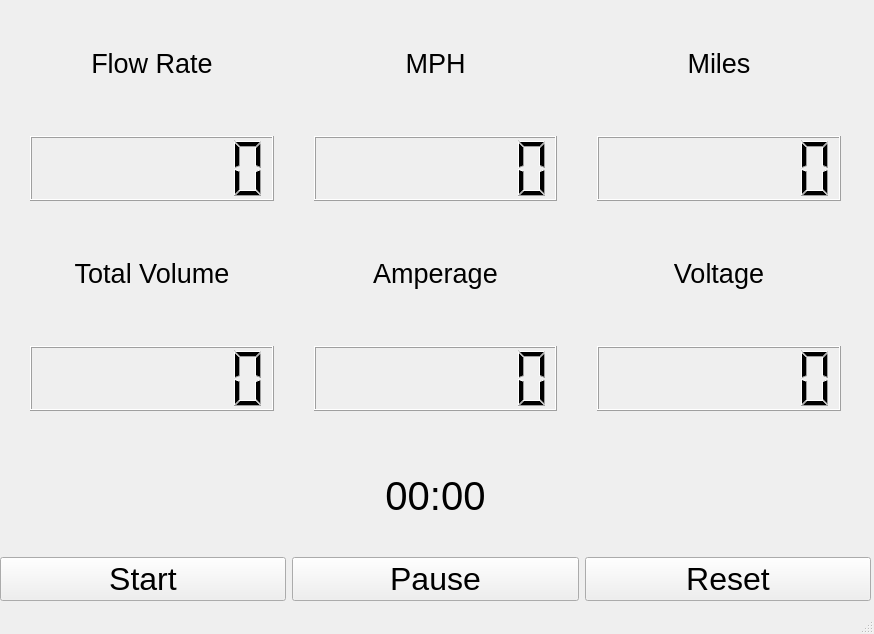
<?xml version="1.0" encoding="UTF-8"?>
<ui version="4.0">
 <class>MainWindow</class>
 <widget class="QMainWindow" name="MainWindow">
  <property name="geometry">
   <rect>
    <x>0</x>
    <y>0</y>
    <width>874</width>
    <height>634</height>
   </rect>
  </property>
  <property name="windowTitle">
   <string>MainWindow</string>
  </property>
  <widget class="QWidget" name="centralwidget">
   <widget class="QWidget" name="gridLayoutWidget">
    <property name="geometry">
     <rect>
      <x>0</x>
      <y>0</y>
      <width>871</width>
      <height>441</height>
     </rect>
    </property>
    <layout class="QGridLayout" name="gridLayout">
     <property name="leftMargin">
      <number>30</number>
     </property>
     <property name="topMargin">
      <number>30</number>
     </property>
     <property name="rightMargin">
      <number>30</number>
     </property>
     <property name="bottomMargin">
      <number>30</number>
     </property>
     <property name="spacing">
      <number>40</number>
     </property>
     <item row="0" column="0">
      <layout class="QVBoxLayout" name="verticalLayout_2">
       <item>
        <widget class="QLabel" name="flowLabel">
         <property name="font">
          <font>
           <pointsize>20</pointsize>
          </font>
         </property>
         <property name="text">
          <string>Flow Rate</string>
         </property>
         <property name="alignment">
          <set>Qt::AlignCenter</set>
         </property>
        </widget>
       </item>
       <item>
        <widget class="QLCDNumber" name="flowNum">
         <property name="smallDecimalPoint">
          <bool>false</bool>
         </property>
         <property name="digitCount">
          <number>7</number>
         </property>
         <property name="mode">
          <enum>QLCDNumber::Dec</enum>
         </property>
         <property name="value" stdset="0">
          <double>0.000000000000000</double>
         </property>
         <property name="intValue" stdset="0">
          <number>0</number>
         </property>
        </widget>
       </item>
      </layout>
     </item>
     <item row="1" column="0">
      <layout class="QVBoxLayout" name="verticalLayout_3">
       <item>
        <widget class="QLabel" name="totVolLabel">
         <property name="font">
          <font>
           <pointsize>20</pointsize>
          </font>
         </property>
         <property name="text">
          <string>Total Volume</string>
         </property>
         <property name="alignment">
          <set>Qt::AlignCenter</set>
         </property>
        </widget>
       </item>
       <item>
        <widget class="QLCDNumber" name="totVolNum">
         <property name="digitCount">
          <number>7</number>
         </property>
         <property name="segmentStyle">
          <enum>QLCDNumber::Filled</enum>
         </property>
        </widget>
       </item>
      </layout>
     </item>
     <item row="1" column="1">
      <layout class="QVBoxLayout" name="verticalLayout_4">
       <item>
        <widget class="QLabel" name="amperageLabel">
         <property name="font">
          <font>
           <pointsize>20</pointsize>
          </font>
         </property>
         <property name="text">
          <string>Amperage</string>
         </property>
         <property name="alignment">
          <set>Qt::AlignCenter</set>
         </property>
        </widget>
       </item>
       <item>
        <widget class="QLCDNumber" name="amperageNum">
         <property name="digitCount">
          <number>7</number>
         </property>
        </widget>
       </item>
      </layout>
     </item>
     <item row="1" column="2">
      <layout class="QVBoxLayout" name="verticalLayout_11">
       <item>
        <widget class="QLabel" name="voltageLabel">
         <property name="font">
          <font>
           <pointsize>20</pointsize>
          </font>
         </property>
         <property name="text">
          <string>Voltage</string>
         </property>
         <property name="alignment">
          <set>Qt::AlignCenter</set>
         </property>
        </widget>
       </item>
       <item>
        <widget class="QLCDNumber" name="voltageNum">
         <property name="digitCount">
          <number>7</number>
         </property>
        </widget>
       </item>
      </layout>
     </item>
     <item row="0" column="1">
      <layout class="QVBoxLayout" name="verticalLayout">
       <item>
        <widget class="QLabel" name="mphLabel">
         <property name="font">
          <font>
           <pointsize>20</pointsize>
          </font>
         </property>
         <property name="text">
          <string>MPH</string>
         </property>
         <property name="alignment">
          <set>Qt::AlignCenter</set>
         </property>
        </widget>
       </item>
       <item>
        <widget class="QLCDNumber" name="mphNum">
         <property name="digitCount">
          <number>7</number>
         </property>
        </widget>
       </item>
      </layout>
     </item>
     <item row="0" column="2">
      <layout class="QVBoxLayout" name="verticalLayout_9">
       <item>
        <layout class="QVBoxLayout" name="verticalLayout_10">
         <item>
          <widget class="QLabel" name="distanceLabel">
           <property name="font">
            <font>
             <pointsize>20</pointsize>
            </font>
           </property>
           <property name="text">
            <string>Miles</string>
           </property>
           <property name="alignment">
            <set>Qt::AlignCenter</set>
           </property>
          </widget>
         </item>
         <item>
          <widget class="QLCDNumber" name="distanceNum">
           <property name="digitCount">
            <number>7</number>
           </property>
          </widget>
         </item>
        </layout>
       </item>
      </layout>
     </item>
    </layout>
   </widget>
   <widget class="QWidget" name="verticalLayoutWidget">
    <property name="geometry">
     <rect>
      <x>0</x>
      <y>440</y>
      <width>871</width>
      <height>161</height>
     </rect>
    </property>
    <layout class="QVBoxLayout" name="verticalLayout_6">
     <item>
      <layout class="QHBoxLayout" name="horizontalLayout">
       <item>
        <widget class="QLabel" name="timeDisplay">
         <property name="font">
          <font>
           <pointsize>30</pointsize>
          </font>
         </property>
         <property name="text">
          <string>00:00</string>
         </property>
         <property name="alignment">
          <set>Qt::AlignCenter</set>
         </property>
        </widget>
       </item>
      </layout>
     </item>
     <item>
      <layout class="QHBoxLayout" name="horizontalLayout_3">
       <item>
        <widget class="QPushButton" name="startButton">
         <property name="font">
          <font>
           <pointsize>24</pointsize>
          </font>
         </property>
         <property name="text">
          <string>Start</string>
         </property>
        </widget>
       </item>
       <item>
        <widget class="QPushButton" name="pauseButton">
         <property name="font">
          <font>
           <pointsize>24</pointsize>
          </font>
         </property>
         <property name="text">
          <string>Pause</string>
         </property>
        </widget>
       </item>
       <item>
        <widget class="QPushButton" name="resetButton">
         <property name="font">
          <font>
           <pointsize>24</pointsize>
          </font>
         </property>
         <property name="text">
          <string>Reset</string>
         </property>
        </widget>
       </item>
      </layout>
     </item>
    </layout>
   </widget>
  </widget>
  <widget class="QMenuBar" name="menubar">
   <property name="geometry">
    <rect>
     <x>0</x>
     <y>0</y>
     <width>874</width>
     <height>18</height>
    </rect>
   </property>
  </widget>
  <widget class="QStatusBar" name="statusbar"/>
 </widget>
 <resources/>
 <connections/>
</ui>
